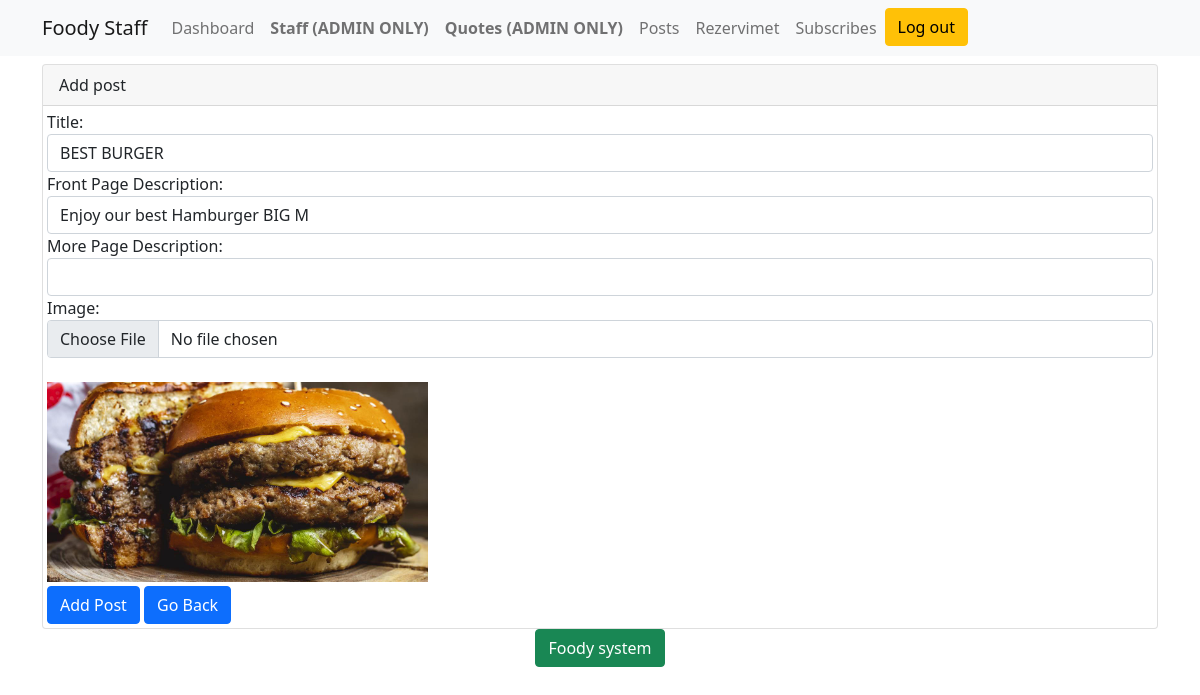
Screenshot of /admin/index.php?page=edit_post&id=7 (signed in) with the database file from the repository.
### tables this page shows
CREATE TABLE `posts` (
  `post_id` int(11) NOT NULL,
  `title` varchar(50) NOT NULL,
  `description` varchar(30) NOT NULL,
  `more_description` varchar(1500) NOT NULL,
  `image` varchar(256) NOT NULL
);

### admin/edit_post.php (the view, shortened to what this page needs)
<?php
    require '../config/dbconfig.php';
    if (isset($_GET['id'])) {
        $id = $_GET['id'];
    }
    $sql = 'SELECT * FROM posts WHERE post_id = :id';
    $query = $conn->prepare($sql);
    $query->execute(['id' => $id]);
    $post = $query->fetch();
?>
<div class="mt-2">
    <div class="container">
        <div class="card">
            <div class="card-header">
                Add post
            </div>
            <form method="post" class="p-1" enctype="multipart/form-data">
                <div class="form-group">
                    <label for="title">Title:</label>
                    <input type="text" name="title" id="title" class="form-control" value="<?php echo $post['title'] ?>" required maxlength="30">
                </div>
                <div class="form-group">
                    <label for="description">Front Page Description:</label>
                    <input type="text" name="description" id="description" class="form-control" value="<?php echo $post['description'] ?>" required required maxlength="30">
                </div>
                <div class="form-group">
                    <label for="description">More Page Description:</label>
                    <input type="text" name="more_description" id="more_description" class="form-control" value="<?php echo $post['more_description'] ?>" required  maxlength="1500">
                </div>
                <div class="form-group">
                    <label for="image">Image:</label>
                    <input type="file" name="image" id="image" class="form-control" accept=".jpg, .jpeg, .png">
                    <br>
                    <img src="uploads/<?php echo $post['image'] ?>" height="200">
                </div>
                <input type="submit" name="submit" value="Add Post" class="btn btn-primary mt-1">
                <a href="index.php?page=posts" class="btn btn-primary mt-1">Go Back</a>
            </form>
        </div>
    </div>
</div>

### rows the page displays
posts: title "BEST BURGER", description "Enjoy our best Hamburger BIG M", image (picture)
